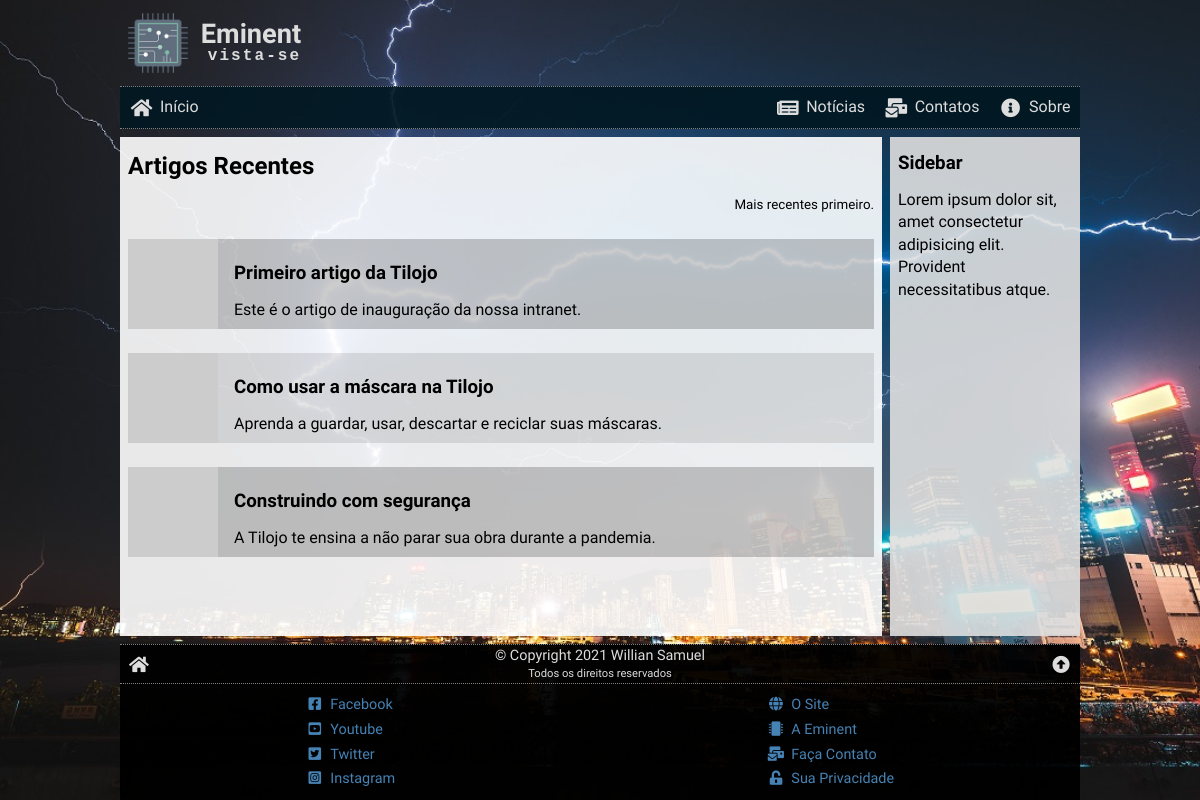
Before: / with the older database file.
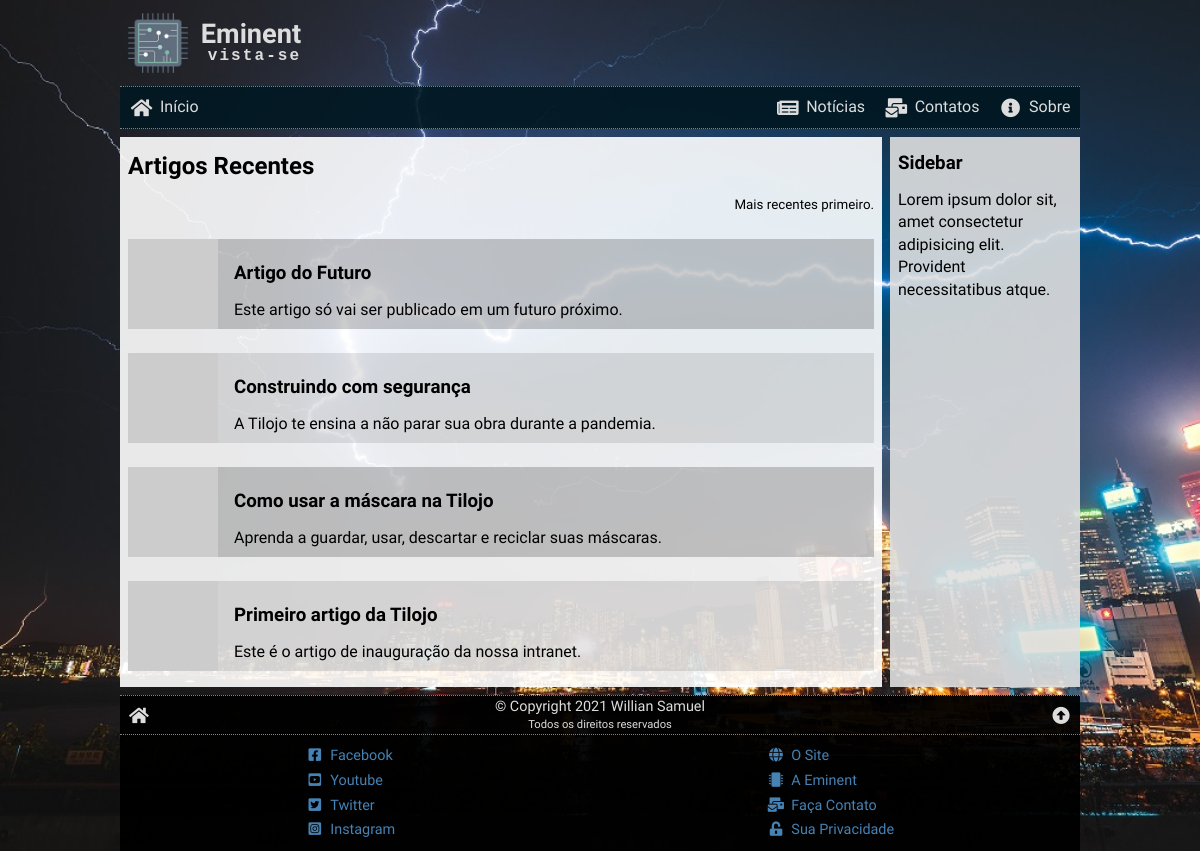
After: the same page with the newer database file.
### tables this page shows
CREATE TABLE articles (
    art_id  INT PRIMARY KEY NOT NULL AUTO_INCREMENT,
    art_date TIMESTAMP DEFAULT CURRENT_TIMESTAMP,
    art_image VARCHAR(255) NOT NULL,
    art_title VARCHAR(127) NOT NULL,
    art_intro VARCHAR(255) NOT NULL,
    art_text LONGTEXT NOT NULL,
    art_author INT NOT NULL,
    art_status ENUM('inativo', 'ativo') DEFAULT 'ativo',
    FOREIGN KEY (art_author) REFERENCES authors(aut_id)
);

### _config.php (called while the page is built, shortened)
<?php
$T = array(
    'siteName' => 'Eminent',
    'siteSlogan' => 'vista-se',
    'fullSiteName' => 'A Eminent',
    'siteLogo' => '/img/logo02.png',
    'favIcon' => '/img/logo02.png',
    'pageTitle' => '',
    'pageCSS' => '',
    'pageJS' => '',
    'social' => array(
        'facebook' => 'https://facebook.com/tilojo',
        'youtube' => 'https://youtube.com/tilojo',
        'twitter' => 'https://twitter.com/tilojo',
        'instagram' => 'https://instagram.com/eminent.oficial'
    )
);

### index.php (the view)
<?php
require '_config.php';
$T['pageTitle'] = '';
$T['pageCSS'] = '/css/index.css';
$T['pageJS'] = '/js/index.js';
$sql = <<<SQL
SELECT `art_id`, `art_image`, `art_title`, `art_intro`
    FROM articles
    WHERE `art_status` = 'ativo'
        AND art_date <= NOW()
    ORDER BY `art_date` DESC
SQL;
$res = $conn->query($sql);
$total = $res->num_rows;
$articles = '';
if ($total > 0) {
    while($art = $res->fetch_assoc()) {
        $articles .= <<<HTML
<div class="article" title="{$art['art_title']}" data-id="{$art['art_id']}">
    <img src="{$art['art_image']}" alt="Imagem de {$art['art_title']}">
    <div>
        <h3>{$art['art_title']}</h3>
        {$art['art_intro']}
    </div>
</div>
HTML;
    }
} else {
    $articles = <<<HTML
<h3>Ooooops!</h3>
<p>Não encontramos artigos para exibir!</p>
HTML;
}
require '_header.php';
?>
            <article>
                <h2>Artigos Recentes</h2>
                <small>Mais recentes primeiro.</small>
                <?php echo $articles ?>
            </article>
            <aside>
                <h3>Sidebar</h3>
                <p>Lorem ipsum dolor sit, amet consectetur adipisicing elit. Provident necessitatibus atque.</p>
            </aside>
<?php
require '_footer.php';

### _header.php (shortened to what this page needs)
<?php
if ($T['pageCSS'] == '') {
    $CSS = '';
} else {
    $CSS = "<link rel=\"stylesheet\" href=\"{$T['pageCSS']}\">\n";
}
?><!DOCTYPE html>
<html lang="pt-br">
<head>
    <link rel="stylesheet" href="./css/global.css">
    <?php echo $CSS ?>
    <link rel="stylesheet" href="https://cdnjs.cloudflare.com/ajax/libs/font-awesome/5.15.2/css/all.min.css">
</head>
<body>
    <div class="wrap">
        <header>
            <a href="/" title="<?php echo $T['siteName'] ?> - Página inicial">
                <img src="<?php echo $T['siteLogo'] ?>"  alt="<?php echo $T['siteName'] ?> - Intranet">
            </a>
            <h1><?php echo $T['siteName'] ?><small><?php echo $T['siteSlogan'] ?></small></h1>
        </header>
        <nav>
            <a href="/index.php" title="Página inicial"><i class="fas fa-fw fa-home"></i><span>Início</span></a>
            <a href="/news.php" title="Notícias atualizadas"><i class="fas fa-fw fa-newspaper"></i><span>Notícias</span></a>
            <a href="/contacts.php" title="Faça contato conosco"><i class="fas fa-fw fa-mail-bulk"></i><span>Contatos</span></a>
            <a href="/sobre.php" title="Sobre o SiteName"><i class="fas fa-fw fa-info-circle"></i><span>Sobre</span></a>
        </nav>
        <main>

### _footer.php (shortened to what this page needs)
</main>
<footer>
    <div class="info">
        <a href="/" title="Ir para a página inicial."><i class="fas fa-fw fa-home"></i></a>
        <div>
            &copy; Copyright 2021 Willian Samuel
            <small>Todos os direitos reservados</small>
        </div>
        <a href="#top" title="Ir para o topo desta página."><i class="fas fa-fw fa-arrow-alt-circle-up"></i></a>
    </div>
    <div class="menu">
        <div class="social">
        <?php
         foreach($T['social'] as $socialKey => $socialValue) {
                $SocialKey = ucfirst($socialKey);
                echo <<<HTML
            <a href="{$socialValue}" target="_blank" title="{$T['siteName']} no {$SocialKey}."><i class="fab fa-fw fa-{$socialKey}-square"></i><span>{$SocialKey}</span></a>
HTML;
         }
         ?>
        </div>
        <div class="tools">
            <a href="/" title="Sobre este site."><i class="fas fa-fw fa-globe"></i><span>O Site</span></a>
            <a href="/" title="Sobre <?php echo lcfirst($T['fullSiteName']) ?>."><i class="fas fa-fw fa-microchip"></i><span><?php echo $T['fullSiteName'] ?></span></a>
            <a href="/" title="Faça contato com <?php echo lcfirst($T['fullSiteName']) ?>."><i class="fas fa-fw fa-mail-bulk"></i><span>Faça Contato</span></a>
            <a href="/" title="Sobre sua privacidade."><i class="fas fa-fw fa-unlock-alt"></i><span>Sua Privacidade</span></a>
        </div>
    </div>
</footer>
</div>
</body>
</html>

### css/global.css (style rules this page uses)
* { box-sizing: border-box; outline: none; }
html, body { font-family: 'Grandstander', cursive; font-size: 16px; position: relative; width: 100%; height: 100%; padding: 0; margin: 0; line-height: 1.4; }
header, nav, main, article, aside, footer { display: block; }
h1, h2, h3, h4, h5, p { margin: .8rem 0; }
a { color: steelblue; text-decoration: none; transition: .2s; }
body { background-image: url(/img/bg01.jpg); background-attachment: fixed; background-size: cover; background-position-x: left; background-color: #000; }
.wrap { position: relative; width: 100%; height: 100%; min-width: 280px; max-width: 960px; margin: auto; display: flex; flex-direction: column; }
header { display: flex; align-items: center; color: #ddd; padding: .8rem .5rem; }
header img { display: block; width: 60px; height: 60px; margin-right: .8rem; }
header h1 { margin: 0; text-align: center; font-size: 1.7rem; line-height: 1; }
header small { display: block; font-size: 1rem; letter-spacing: .13rem; font-family: monospace; }
nav { background: rgba(0, 24, 34, 0.9); display: flex; justify-content: flex-end; align-items: center; border-top: 1px dotted grey; border-bottom: 1px dotted grey; }
nav a { color: #ddd; padding: .6rem .6rem .3rem .6rem; display: flex; flex-direction: column; align-items: center; justify-content: center; }
nav a:first-child { margin-right: auto; }
nav i { font-size: 1.5rem; }
@media (min-width: 450px) { nav a { flex-direction: row; padding: .6rem; } }
@media (min-width: 450px) { nav i { font-size: 1.2rem; margin-right: .4rem; } }
footer { background: rgba(0, 0, 0, .95); color: #ddd; margin-top: .5rem; border-top: 1px dotted grey; }
footer .info { display: flex; justify-content: space-between; align-items: center; }
footer .info a { padding: .5rem .5rem .35rem .5rem; color: #ddd; font-size: 1.1rem; }
footer .info div { font-size: .9rem; text-align: center; }
footer .info div small { display: block; font-size: .7rem; text-align: center; }
footer .menu { display: flex; align-items: flex-start; justify-content: space-around; font-size: .9rem; padding: .5rem 0; border-top: 1px dotted grey; }
footer .menu div { display: flex; flex-direction: column; }
footer .menu a { padding: .15rem 0; }
footer .menu i { margin-right: .4rem; }
main { display: flex; flex-direction: column; flex: 2; }
article { background: rgba(255, 255, 255, .9); overflow: auto; margin-top: .5rem; padding: 0 .5rem; flex: 4; }
aside { background: rgba(223, 223, 223, .9); overflow: auto; margin-top: .5rem; padding: 0 .5rem; }
@media (min-width: 575px) { main { flex-direction: row; } }
@media (min-width: 575px) { article { margin-right: .25rem; } }
@media (min-width: 575px) { aside { min-width: 190px; max-width: 190px; margin-left: .25rem; } }

### css/index.css (style rules this page uses)
.article { display: flex; margin-top: 1.5rem; cursor: pointer; align-items: center; }
.article img { display: block; width: 90px; height: 90px; margin-right: 1rem; }
.article:nth-child(even) { background: rgba(0, 0, 0, 0.1); }
.article:nth-child(odd) { background: rgba(0, 0, 0, 0.2); }
.article:last-child { margin-bottom: 1rem; }
small { display: block; text-align: right; }

Changed rows visible on the page:
added articles: art_title "Artigo do Futuro", art_intro "Este artigo só vai ser publicado em um futuro próximo."
changed articles "Construindo com segurança": moves up the list
changed articles "Como usar a máscara na Tilojo": moves down the list
